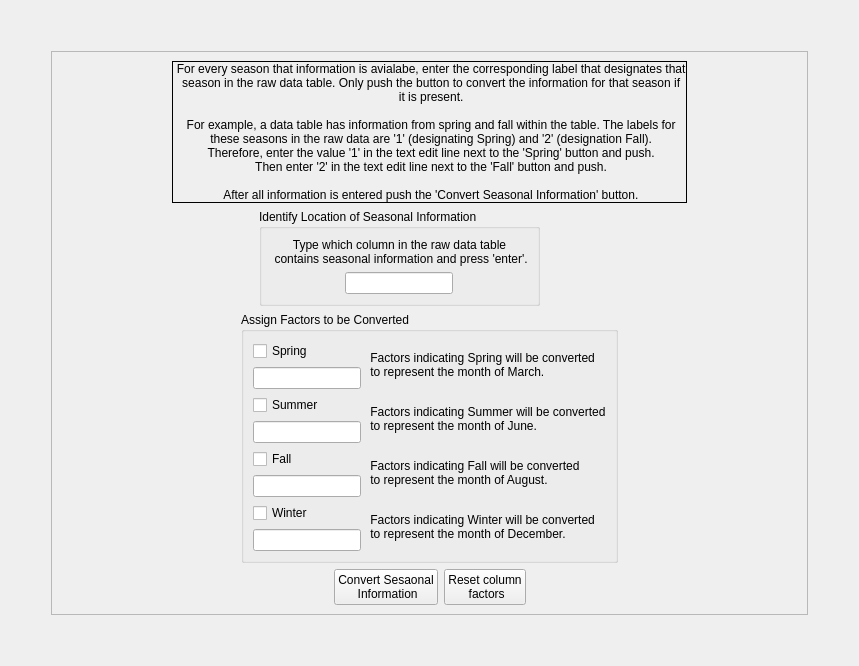
        <widget class="QWidget" name="tab_4">
         <attribute name="title">
          <string>Season to Date Converter Form</string>
         </attribute>
         <layout class="QHBoxLayout" name="horizontalLayout_55">
          <item>
           <layout class="QVBoxLayout" name="verticalLayout_48">
            <item>
             <spacer name="verticalSpacer_3">
              <property name="orientation">
               <enum>Qt::Vertical</enum>
              </property>
              <property name="sizeHint" stdset="0">
               <size>
                <width>20</width>
                <height>40</height>
               </size>
              </property>
             </spacer>
            </item>
            <item>
             <layout class="QHBoxLayout" name="horizontalLayout_48">
              <item>
               <spacer name="horizontalSpacer_83">
                <property name="orientation">
                 <enum>Qt::Horizontal</enum>
                </property>
                <property name="sizeHint" stdset="0">
                 <size>
                  <width>40</width>
                  <height>20</height>
                 </size>
                </property>
               </spacer>
              </item>
              <item>
               <widget class="QFrame" name="frame_6">
                <property name="sizePolicy">
                 <sizepolicy hsizetype="Fixed" vsizetype="Preferred">
                  <horstretch>0</horstretch>
                  <verstretch>0</verstretch>
                 </sizepolicy>
                </property>
                <property name="frameShape">
                 <enum>QFrame::StyledPanel</enum>
                </property>
                <property name="frameShadow">
                 <enum>QFrame::Raised</enum>
                </property>
                <layout class="QVBoxLayout" name="verticalLayout_71">
                 <item>
                  <layout class="QVBoxLayout" name="verticalLayout_34">
                   <item>
                    <layout class="QVBoxLayout" name="verticalLayout_33">
                     <item>
                      <layout class="QHBoxLayout" name="horizontalLayout_13">
                       <item>
                        <spacer name="horizontalSpacer_23">
                         <property name="orientation">
                          <enum>Qt::Horizontal</enum>
                         </property>
                         <property name="sizeHint" stdset="0">
                          <size>
                           <width>98</width>
                           <height>18</height>
                          </size>
                         </property>
                        </spacer>
                       </item>
                       <item>
                        <widget class="QLabel" name="labSeasConvertInstruct">
                         <property name="sizePolicy">
                          <sizepolicy hsizetype="Fixed" vsizetype="Fixed">
                           <horstretch>0</horstretch>
                           <verstretch>0</verstretch>
                          </sizepolicy>
                         </property>
                         <property name="frameShape">
                          <enum>QFrame::Box</enum>
                         </property>
                         <property name="text">
                          <string> For every season that information is avialabe, enter the corresponding label that designates that
 season in the raw data table. Only push the button to convert the information for that season if 
 it is present.

 For example, a data table has information from spring and fall within the table. The labels for
 these seasons in the raw data are '1' (designating Spring) and '2' (designation Fall).
 Therefore, enter the value '1' in the text edit line next to the 'Spring' button and push. 
 Then enter '2' in the text edit line next to the 'Fall' button and push. 

 After all information is entered push the 'Convert Seasonal Information' button.</string>
                         </property>
                         <property name="alignment">
                          <set>Qt::AlignCenter</set>
                         </property>
                        </widget>
                       </item>
                       <item>
                        <spacer name="horizontalSpacer_24">
                         <property name="orientation">
                          <enum>Qt::Horizontal</enum>
                         </property>
                         <property name="sizeHint" stdset="0">
                          <size>
                           <width>98</width>
                           <height>18</height>
                          </size>
                         </property>
                        </spacer>
                       </item>
                      </layout>
                     </item>
                     <item>
                      <layout class="QHBoxLayout" name="horizontalLayout_17">
                       <item>
                        <spacer name="horizontalSpacer_22">
                         <property name="orientation">
                          <enum>Qt::Horizontal</enum>
                         </property>
                         <property name="sizeHint" stdset="0">
                          <size>
                           <width>198</width>
                           <height>28</height>
                          </size>
                         </property>
                        </spacer>
                       </item>
                       <item>
                        <widget class="QGroupBox" name="groupBox_5">
                         <property name="sizePolicy">
                          <sizepolicy hsizetype="Fixed" vsizetype="Fixed">
                           <horstretch>0</horstretch>
                           <verstretch>0</verstretch>
                          </sizepolicy>
                         </property>
                         <property name="title">
                          <string>Identify Location of Seasonal Information</string>
                         </property>
                         <layout class="QVBoxLayout" name="verticalLayout_32">
                          <item>
                           <layout class="QVBoxLayout" name="verticalLayout_22">
                            <item>
                             <widget class="QLabel" name="label_4">
                              <property name="sizePolicy">
                               <sizepolicy hsizetype="Fixed" vsizetype="Preferred">
                                <horstretch>0</horstretch>
                                <verstretch>0</verstretch>
                               </sizepolicy>
                              </property>
                              <property name="text">
                               <string>Type which column in the raw data table
 contains seasonal information and press 'enter'.</string>
                              </property>
                              <property name="alignment">
                               <set>Qt::AlignCenter</set>
                              </property>
                             </widget>
                            </item>
                            <item>
                             <layout class="QHBoxLayout" name="laySeasConvertLabelbtnlned">
                              <item>
                               <widget class="QLineEdit" name="lnedSeasConvertLabel">
                                <property name="sizePolicy">
                                 <sizepolicy hsizetype="Fixed" vsizetype="Fixed">
                                  <horstretch>0</horstretch>
                                  <verstretch>0</verstretch>
                                 </sizepolicy>
                                </property>
                               </widget>
                              </item>
                             </layout>
                            </item>
                           </layout>
                          </item>
                         </layout>
                        </widget>
                       </item>
                       <item>
                        <spacer name="horizontalSpacer_21">
                         <property name="orientation">
                          <enum>Qt::Horizontal</enum>
                         </property>
                         <property name="sizeHint" stdset="0">
                          <size>
                           <width>258</width>
                           <height>28</height>
                          </size>
                         </property>
                        </spacer>
                       </item>
                      </layout>
                     </item>
                     <item>
                      <layout class="QHBoxLayout" name="horizontalLayout_19">
                       <item>
                        <spacer name="horizontalSpacer_19">
                         <property name="orientation">
                          <enum>Qt::Horizontal</enum>
                         </property>
                         <property name="sizeHint" stdset="0">
                          <size>
                           <width>178</width>
                           <height>28</height>
                          </size>
                         </property>
                        </spacer>
                       </item>
                       <item>
                        <widget class="QGroupBox" name="groupBox_4">
                         <property name="sizePolicy">
                          <sizepolicy hsizetype="Fixed" vsizetype="Fixed">
                           <horstretch>0</horstretch>
                           <verstretch>0</verstretch>
                          </sizepolicy>
                         </property>
                         <property name="title">
                          <string>Assign Factors to be Converted</string>
                         </property>
                         <layout class="QVBoxLayout" name="verticalLayout_31">
                          <item>
                           <layout class="QGridLayout" name="gridLayout_2">
                            <item row="0" column="0">
                             <layout class="QVBoxLayout" name="verticalLayout_23">
                              <item>
                               <widget class="QCheckBox" name="ckSpringConvert">
                                <property name="sizePolicy">
                                 <sizepolicy hsizetype="Fixed" vsizetype="Fixed">
                                  <horstretch>0</horstretch>
                                  <verstretch>0</verstretch>
                                 </sizepolicy>
                                </property>
                                <property name="text">
                                 <string>Spring</string>
                                </property>
                               </widget>
                              </item>
                              <item>
                               <widget class="QLineEdit" name="lnedSpringConvert">
                                <property name="sizePolicy">
                                 <sizepolicy hsizetype="Fixed" vsizetype="Fixed">
                                  <horstretch>0</horstretch>
                                  <verstretch>0</verstretch>
                                 </sizepolicy>
                                </property>
                               </widget>
                              </item>
                             </layout>
                            </item>
                            <item row="0" column="1">
                             <widget class="QLabel" name="label_5">
                              <property name="sizePolicy">
                               <sizepolicy hsizetype="Fixed" vsizetype="Fixed">
                                <horstretch>0</horstretch>
                                <verstretch>0</verstretch>
                               </sizepolicy>
                              </property>
                              <property name="text">
                               <string> Factors indicating Spring will be converted
 to represent the month of March.</string>
                              </property>
                             </widget>
                            </item>
                            <item row="1" column="0">
                             <layout class="QVBoxLayout" name="verticalLayout_28">
                              <item>
                               <widget class="QCheckBox" name="ckSummerConvert">
                                <property name="sizePolicy">
                                 <sizepolicy hsizetype="Fixed" vsizetype="Fixed">
                                  <horstretch>0</horstretch>
                                  <verstretch>0</verstretch>
                                 </sizepolicy>
                                </property>
                                <property name="text">
                                 <string>Summer</string>
                                </property>
                               </widget>
                              </item>
                              <item>
                               <widget class="QLineEdit" name="lnedSummerConvert">
                                <property name="sizePolicy">
                                 <sizepolicy hsizetype="Fixed" vsizetype="Fixed">
                                  <horstretch>0</horstretch>
                                  <verstretch>0</verstretch>
                                 </sizepolicy>
                                </property>
                               </widget>
                              </item>
                             </layout>
                            </item>
                            <item row="1" column="1">
                             <widget class="QLabel" name="label_6">
                              <property name="sizePolicy">
                               <sizepolicy hsizetype="Fixed" vsizetype="Fixed">
                                <horstretch>0</horstretch>
                                <verstretch>0</verstretch>
                               </sizepolicy>
                              </property>
                              <property name="text">
                               <string> Factors indicating Summer will be converted
 to represent the month of June.</string>
                              </property>
                             </widget>
                            </item>
                            <item row="2" column="0">
                             <layout class="QVBoxLayout" name="verticalLayout_29">
                              <item>
                               <widget class="QCheckBox" name="ckFallConvert">
                                <property name="sizePolicy">
                                 <sizepolicy hsizetype="Fixed" vsizetype="Fixed">
                                  <horstretch>0</horstretch>
                                  <verstretch>0</verstretch>
                                 </sizepolicy>
                                </property>
                                <property name="text">
                                 <string>Fall</string>
                                </property>
                               </widget>
                              </item>
                              <item>
                               <widget class="QLineEdit" name="lnedFallConvert">
                                <property name="sizePolicy">
                                 <sizepolicy hsizetype="Fixed" vsizetype="Fixed">
                                  <horstretch>0</horstretch>
                                  <verstretch>0</verstretch>
                                 </sizepolicy>
                                </property>
                               </widget>
                              </item>
                             </layout>
                            </item>
                            <item row="2" column="1">
                             <widget class="QLabel" name="label_7">
                              <property name="sizePolicy">
                               <sizepolicy hsizetype="Fixed" vsizetype="Fixed">
                                <horstretch>0</horstretch>
                                <verstretch>0</verstretch>
                               </sizepolicy>
                              </property>
                              <property name="text">
                               <string> Factors indicating Fall will be converted
 to represent the month of August.</string>
                              </property>
                             </widget>
                            </item>
                            <item row="3" column="0">
                             <layout class="QVBoxLayout" name="verticalLayout_30">
                              <item>
                               <widget class="QCheckBox" name="ckWinterConvert">
                                <property name="sizePolicy">
                                 <sizepolicy hsizetype="Fixed" vsizetype="Fixed">
                                  <horstretch>0</horstretch>
                                  <verstretch>0</verstretch>
                                 </sizepolicy>
                                </property>
                                <property name="text">
                                 <string>Winter</string>
                                </property>
                               </widget>
                              </item>
                              <item>
                               <widget class="QLineEdit" name="lnedWinterConvert">
                                <property name="sizePolicy">
                                 <sizepolicy hsizetype="Fixed" vsizetype="Fixed">
                                  <horstretch>0</horstretch>
                                  <verstretch>0</verstretch>
                                 </sizepolicy>
                                </property>
                               </widget>
                              </item>
                             </layout>
                            </item>
                            <item row="3" column="1">
                             <widget class="QLabel" name="label_8">
                              <property name="sizePolicy">
                               <sizepolicy hsizetype="Fixed" vsizetype="Fixed">
                                <horstretch>0</horstretch>
                                <verstretch>0</verstretch>
                               </sizepolicy>
                              </property>
                              <property name="text">
                               <string> Factors indicating Winter will be converted
 to represent the month of December.</string>
                              </property>
                             </widget>
                            </item>
                           </layout>
                          </item>
                         </layout>
                        </widget>
                       </item>
                       <item>
                        <spacer name="horizontalSpacer_20">
                         <property name="orientation">
                          <enum>Qt::Horizontal</enum>
                         </property>
                         <property name="sizeHint" stdset="0">
                          <size>
                           <width>178</width>
                           <height>28</height>
                          </size>
                         </property>
                        </spacer>
                       </item>
                      </layout>
                     </item>
                     <item>
                      <layout class="QHBoxLayout" name="horizontalLayout_20">
                       <item>
                        <spacer name="horizontalSpacer_15">
                         <property name="orientation">
                          <enum>Qt::Horizontal</enum>
                         </property>
                         <property name="sizeHint" stdset="0">
                          <size>
                           <width>258</width>
                           <height>28</height>
                          </size>
                         </property>
                        </spacer>
                       </item>
                       <item>
                        <layout class="QGridLayout" name="gridLayout_3">
                         <item row="0" column="0">
                          <widget class="QPushButton" name="btnSeasConvertConcat">
                           <property name="sizePolicy">
                            <sizepolicy hsizetype="Preferred" vsizetype="Fixed">
                             <horstretch>0</horstretch>
                             <verstretch>0</verstretch>
                            </sizepolicy>
                           </property>
                           <property name="text">
                            <string>Convert Sesaonal
 Information</string>
                           </property>
                          </widget>
                         </item>
                         <item row="0" column="1">
                          <widget class="QPushButton" name="btnSeasonReset">
                           <property name="sizePolicy">
                            <sizepolicy hsizetype="Preferred" vsizetype="Fixed">
                             <horstretch>0</horstretch>
                             <verstretch>0</verstretch>
                            </sizepolicy>
                           </property>
                           <property name="text">
                            <string>Reset column
 factors</string>
                           </property>
                          </widget>
                         </item>
                        </layout>
                       </item>
                       <item>
                        <spacer name="horizontalSpacer_16">
                         <property name="orientation">
                          <enum>Qt::Horizontal</enum>
                         </property>
                         <property name="sizeHint" stdset="0">
                          <size>
                           <width>258</width>
                           <height>28</height>
                          </size>
                         </property>
                        </spacer>
                       </item>
                      </layout>
                     </item>
                    </layout>
                   </item>
                  </layout>
                 </item>
                </layout>
                <zorder></zorder>
               </widget>
              </item>
              <item>
               <spacer name="horizontalSpacer_84">
                <property name="orientation">
                 <enum>Qt::Horizontal</enum>
                </property>
                <property name="sizeHint" stdset="0">
                 <size>
                  <width>40</width>
                  <height>20</height>
                 </size>
                </property>
               </spacer>
              </item>
             </layout>
            </item>
            <item>
             <spacer name="verticalSpacer_5">
              <property name="orientation">
               <enum>Qt::Vertical</enum>
              </property>
              <property name="sizeHint" stdset="0">
               <size>
                <width>20</width>
                <height>40</height>
               </size>
              </property>
             </spacer>
            </item>
           </layout>
          </item>
         </layout>
        </widget>
